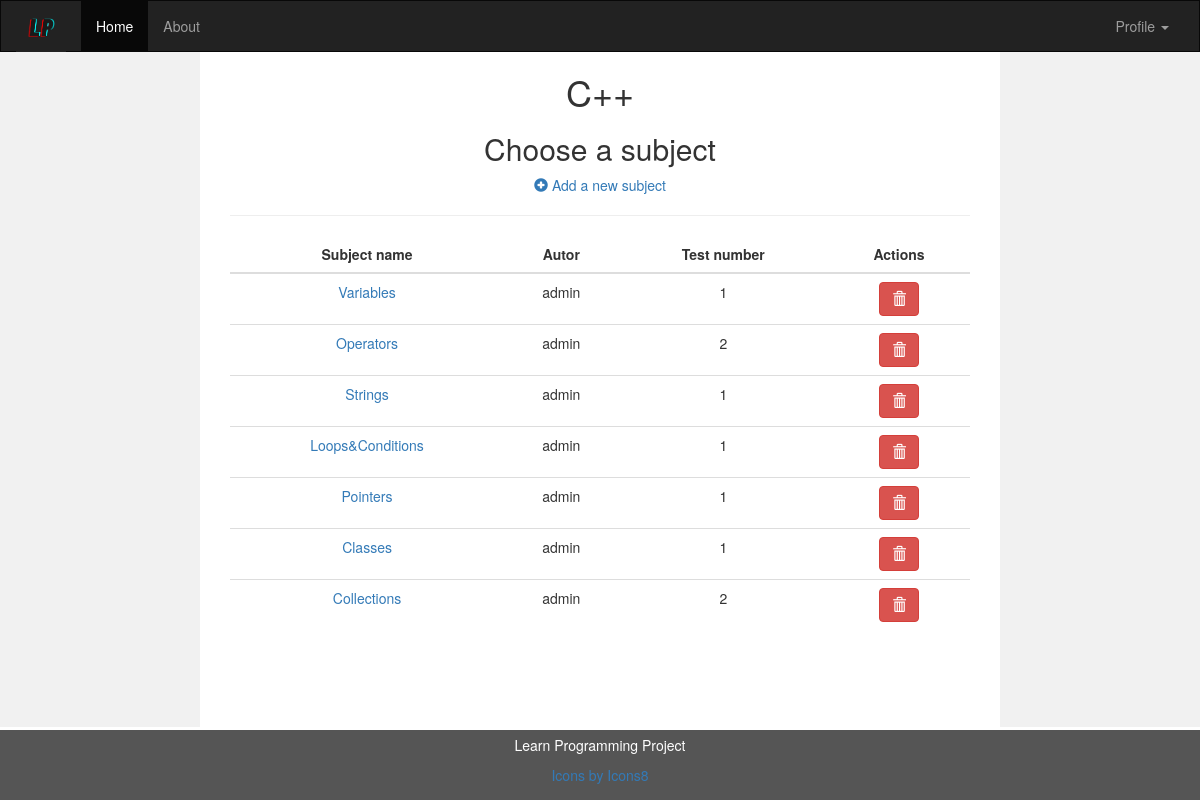
Page /programming_language/c (signed in) on the committed database.
### learnProgramming/models.py (models this page shows, shortened)
class Programming_Language(models.Model):
    name = models.CharField(max_length=1000)
    slug = models.SlugField(max_length=1000, unique=True, blank=True, default="")
    icon = models.CharField(max_length=1000, blank=True, default="")

class Subject(models.Model):
    name = models.CharField(max_length=1000)
    author = models.ForeignKey(User, on_delete=models.SET_NULL, null=True)
    programming_lang = models.ForeignKey(Programming_Language, on_delete=models.SET_NULL, null=True)
    slug = models.SlugField(max_length=1000, unique=True, blank=True, default="")
    def get_absolute_path(self):
        return "/subject/"+self.slug

### learnProgramming/views.py (the view)
# urls.py: path('programming_language/<programming_lang_slug>', subjects_list_view, name='subjects_list_view'),
def subjects_list_view(request, programming_lang_slug):
    programming_lang = get_object_or_404(Programming_Language, slug=programming_lang_slug)
    subjects_list = Subject.objects.filter(programming_lang=programming_lang)
    return render(
        request,
        'learnProgramming/subjects_list.html',
        {
            'programming_lang' : programming_lang,
            'subjects_list' : subjects_list,
        }
    )

### learnProgramming/templates/learnProgramming/subjects_list.html (shortened to what this page needs)
{% extends "header/header.html" %}
{% block midle_content %}
  <h1>{{programming_lang.name}}</h1>
  <h2>Choose a subject</h2>
  {% if user.is_superuser or user.profile.canCreate %}
    <a href="/add_new_subject/{{programming_lang.slug}}"><span class="glyphicon glyphicon-plus-sign"></span> Add a new subject</a>
  {% endif %}
  <hr>
  {% if subjects_list %}
    <table class="table">
        <thead class="thead-light">
            <tr>
                <th>Subject name</th>
                <th>Autor</th>
                <th>Test number</th>
                {% if user.is_superuser %}
                <th>Actions</th>
                {% endif %}
            </tr>
        </thead>
        <tbody>
        {% for subject in subjects_list %}
            <tr>
                <td><a href={{subject.get_absolute_path}}>{{subject.name}}</a></td>
                <td>{{subject.author}}</td>
                <td>{{subject.test_set.all.count}}</td>
                {% if user.is_superuser %}
                  <td>
                    <button type="button" class="btn btn-danger" data-toggle="modal" data-target="#{{subject.name}}Modal"><span class="glyphicon glyphicon-trash"></span></button>
                  </td>
                {% endif %}
            </tr>
        {% endfor %}
        </tbody>
    </table>
  {% endif %}
{% endblock %}

### learnProgramming/templates/header/header.html (style rules this page uses)
th { text-align: center; }

### rows in the picture
Programming_Language: name "C++"
Subject: name "Variables", author "admin", test_set.all.count "1"
Subject: name "Operators", author "admin", test_set.all.count "2"
Subject: name "Strings", author "admin", test_set.all.count "1"
Subject: name "Loops&Conditions", author "admin", test_set.all.count "1"
Subject: name "Pointers", author "admin", test_set.all.count "1"
Subject: name "Classes", author "admin", test_set.all.count "1"
Subject: name "Collections", author "admin", test_set.all.count "2"
